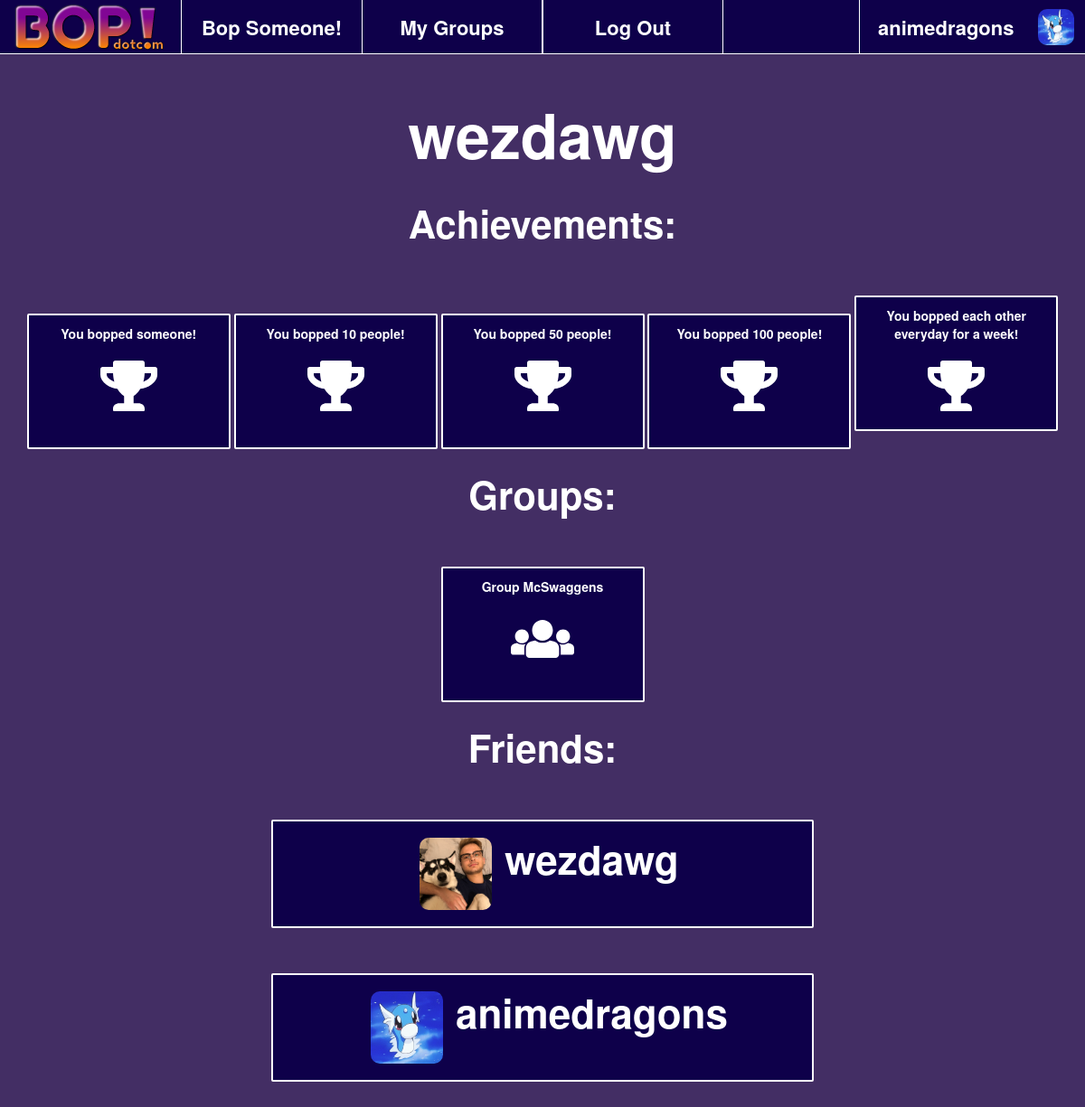
Page /userpage/2/ (signed in) on the earlier database version.
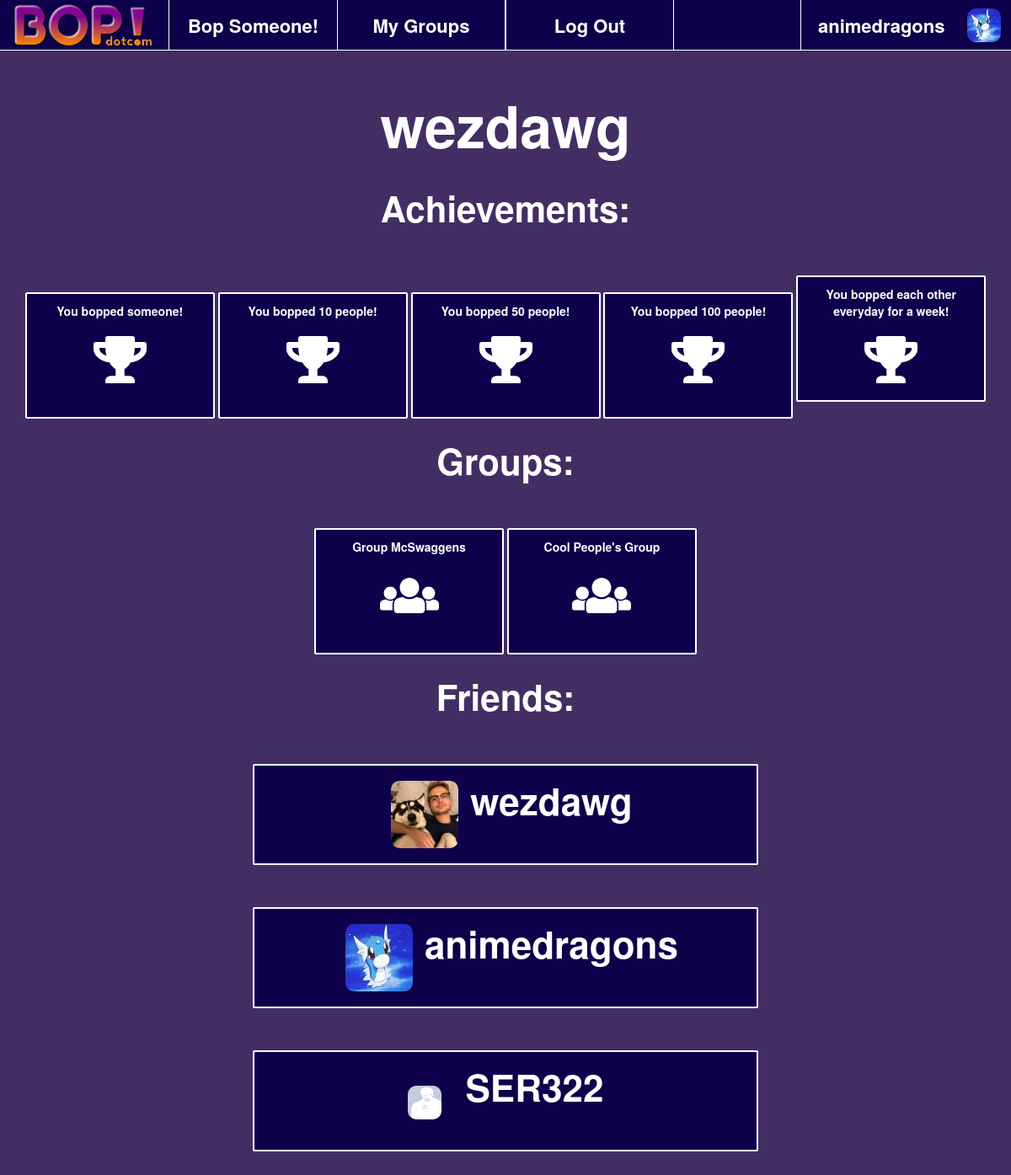
Same page on the later database version.
### bopapp/models.py (models this page shows)
class Has_Achievement(models.Model):
	achievement = models.ForeignKey(Achievement, on_delete=models.CASCADE, null=False)
	user = models.ForeignKey(Profile, on_delete=models.CASCADE, null=False)
	dateUnlocked = models.DateTimeField(auto_now_add=True)

class Achievement(models.Model):
	description = models.CharField('description', max_length=512, blank=True)

class In_Group(models.Model):
	user = models.ForeignKey(Profile, on_delete=models.CASCADE, null=False)
	group = models.ForeignKey(Group, on_delete=models.CASCADE, null=False)
	joined = models.DateTimeField(auto_now_add=True)

class Group(models.Model):
	groupName = models.CharField('name', max_length=512, blank=True)
	dateCreated = models.DateTimeField(auto_now_add=True)

class Profile(models.Model):
	user = models.OneToOneField(User, on_delete=models.CASCADE)
	userName = models.CharField('userName', max_length=256, blank=True)
	firstName = models.CharField('firstName', max_length=256, blank=True)
	lastName = models.CharField('lastName', max_length=256, blank=True)
	birthDate = models.DateTimeField(auto_now_add=True)
	profilePicture = models.ImageField(upload_to='profile_pictures', null=True, blank=True)

### bopapp/views.py (the view)
# urls.py: path('userpage/<int:u_id>/', views.user_page, name='userpage'),
def user_page(request, u_id):
	if(request.user.is_authenticated):
		user = User.objects.filter(id = u_id)[0]
		cuser = request.user
		friends = Friend.objects.filter(Q(user1_id = Profile.objects.filter(user=user)[0].id) | Q(user2_id = Profile.objects.filter(user=user)[0].id)).values_list('user1_id', 'user2_id')
		friend_users = Profile.objects.filter(Q(user_id__in = [f[0] for f in friends]) | Q(user_id__in = [f[1] for f in friends]))
		achievements = Has_Achievement.objects.filter(user_id = Profile.objects.filter(user=user)[0].id)
		groups = In_Group.objects.filter(user_id = Profile.objects.filter(user=user)[0].id)
		return render(request, 'userpage.html', {
			'current_page': 'profile',
			'achievements': achievements,
			'groups': groups,
			'name': 'Bop!',
			'friends': friend_users,
			'user_view': user,
			'user': cuser
		})
	else:
		return redirect('login_user')

### bopapp/templates/userpage.html
{% extends 'index.html' %}
{% load static %}
{% block content %}
<div class='userpage' style="color: white; width: 100%; height: content-fit; text-align: center; overflow-y: auto;">
	<div style="font-weight: bolder; font-size: 68px;">{{user_view.profile.userName}}</div>
	<br>
	<div style="font-weight: bolder; font-size: 42px;">Achievements:</div>
	<div>
		{% for ac in achievements %}
		<div class="bop" style="width: 225px; height: 150px; display: inline-block; text-align: center;"><div style="font-weight: bolder;">{{ac.achievement.description}}</div><br><i class="fas fa-trophy fa-4x"></i></div>
		{% endfor %}
	</div>
	<br>
	<div style="font-weight: bolder; font-size: 42px;">Groups:</div>
	<div>
		{% for gc in groups %}
		<div class="bop" style="width: 225px; height: 150px; display: inline-block; text-align: center;"><div style="font-weight: bolder;">{{gc.group.groupName}}</div><br><i class="fas fa-users fa-4x"></i></div>
		{% endfor %}
	</div>
	<br>
	<div style="font-weight: bolder; font-size: 42px;">Friends:</div>
	<div>
		{% for friend in friends %}
		<a href="{% url 'userpage' friend.id %}" style="color: white; text-decoration: none;">
			<div class="bop friend" style="text-align: center">
				{% if friend.profilePicture.url != '' %}
				<img class="profile-picture" src="{{friend.profilePicture.url}}" alt="Profile Picture" style="margin-left: 15px; height: 80px; width: 80px; margin-top:6px">
				{% else %}
				<img class="profile-picture" src="/media_root/profile_pictures/default.png" alt="Profile Picture" style="margin-right: 15px;">
				{% endif %}
				<span style="margin-left: 10px; font-weight: bolder; font-size: 44px; padding-top: 6px;">{{friend.userName}}</span>
			</div>
		</a>
		{% endfor %}
	</div>
	<div style="height:150px;"></div>
</div>
{% endblock %}

### bopapp/templates/index.html (shortened to what this page needs)
{% load static %}
<head>
	<link rel="stylesheet" type="text/css" href="{% static 'style.css' %}"/>
	<link rel="stylesheet" href="{% static 'bootstrap-3.3.7-dist/css/bootstrap.min.css' %}">
</head>
<body>
	<div class="main" style="min-height: 100%; min-width: 100%;">
		<div class="nav-bar" style="min-width: 100%; height: 60px;">
			<a href = "{% url 'index' %}">
				<div style="display: inline-block; float:left; width: 200px">
					<img class="logo" src="/media_root/logo.png" alt="Bop Logo" style="margin-left: 15px;">
				</div>
			</a>
			{% if user.is_authenticated %}
			<a href="{% url 'userpage' user.id%}">
				<div class="nav-item" style="color: white; display: inline-block; float:right; width: 250px; height: 100%; text-align: center; border: solid; border-width: 0px; border-left-width: 1px;">
					{% if user.profile.profilePicture.url != '' %}
					<img class="profile-picture" src="{{user.profile.profilePicture.url}}" alt="Profile Picture" style="margin-left: 15px;">
					{% else %}
					<img class="profile-picture" src="/media_root/profile_pictures/default.png" alt="Profile Picture" style="margin-left: 15px;">
					{% endif %}
					<div class="user-name">{{ user.profile.userName }}</div>
				</div>
			</a>
			<a href = "{% url 'bopsomeone' %}">
				<div class="nav-item {% if current_page == 'bop_someone' %} active {% endif %}" style="color: white; display: inline-block; float:left; width: 200px; height: 100%; text-align: center; border: solid; border-width: 0px; border-left-width: 1px;">
					<div style="font-size: 22px; font-weight: bolder; margin-top:15px;">Bop Someone!</div>
				</div>
			</a>
			<a href = "{% url 'groups' %}">
				<div class="nav-item {% if current_page == 'group' %} active {% endif %}" style="color: white; display: inline-block; float:left; width: 200px; height: 100%; text-align: center; border: solid; border-width: 0px; border-left-width: 1px; border-right-width: 1px;">
					<div style="font-size: 22px; font-weight: bolder; margin-top:15px;">My Groups</div>
				</div>
			</a>
			<div id="logout" class="nav-item {% if current_page == 'group' %} active {% endif %}" style="color: white; display: inline-block; float:left; width: 200px; height: 100%; text-align: center; border: solid; border-width: 0px; border-left-width: 1px; border-right-width: 1px;">
					<div style="font-size: 22px; font-weight: bolder; margin-top:15px;">Log Out</div>
			</div>
			{% endif %}
		</div>
		{% block content %}
		{% endblock %}
	</div>
</body>

Differences in the rows shown:
added In_Group: group.groupName "Cool People's Group"
added Profile: userName "SER322"
